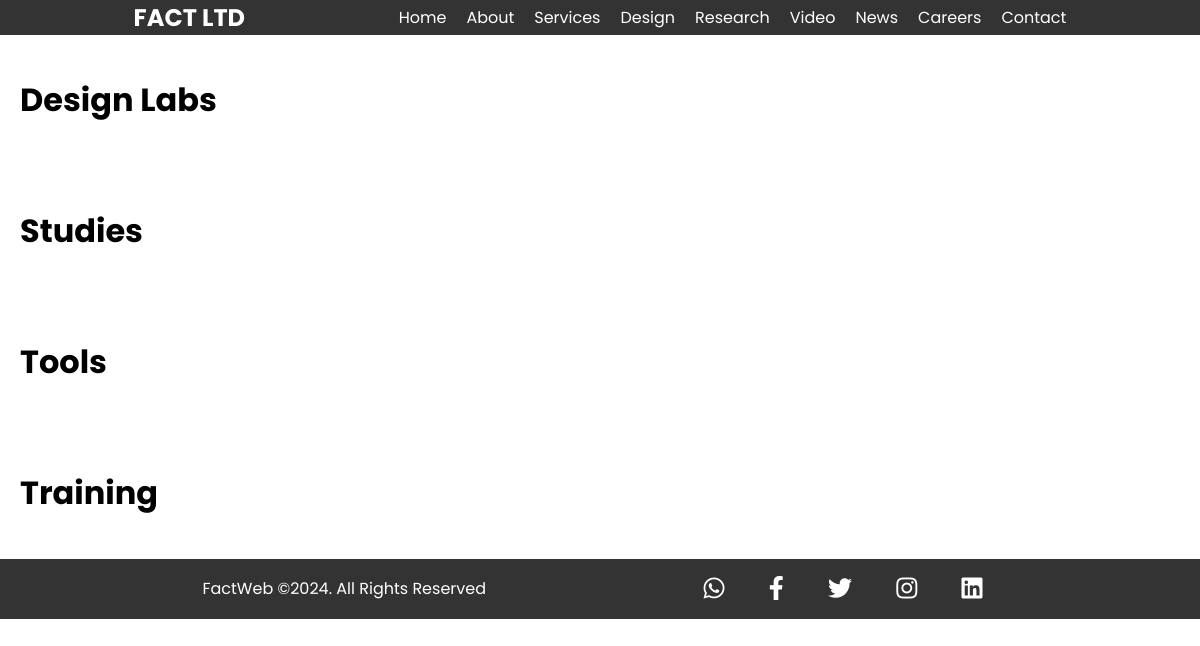
Before: /research/ with the older database file.
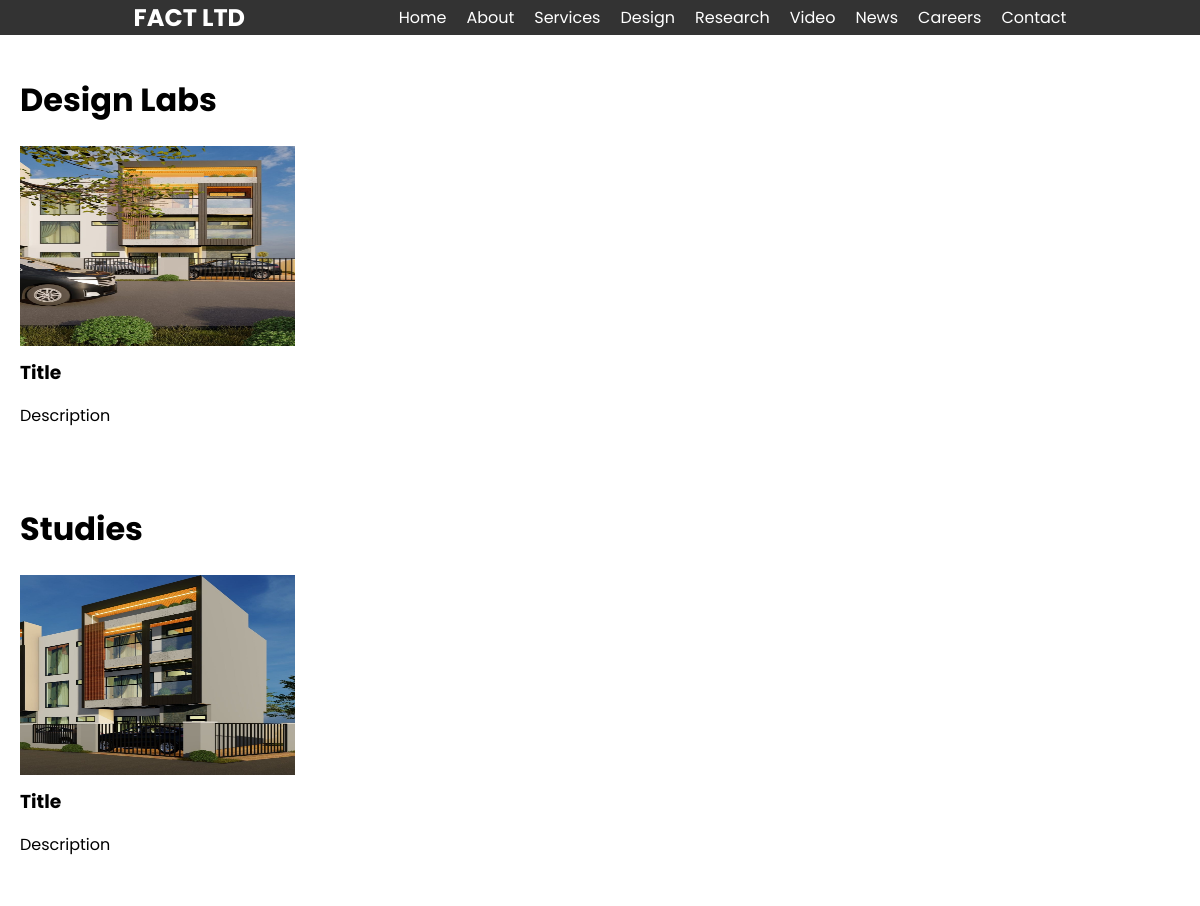
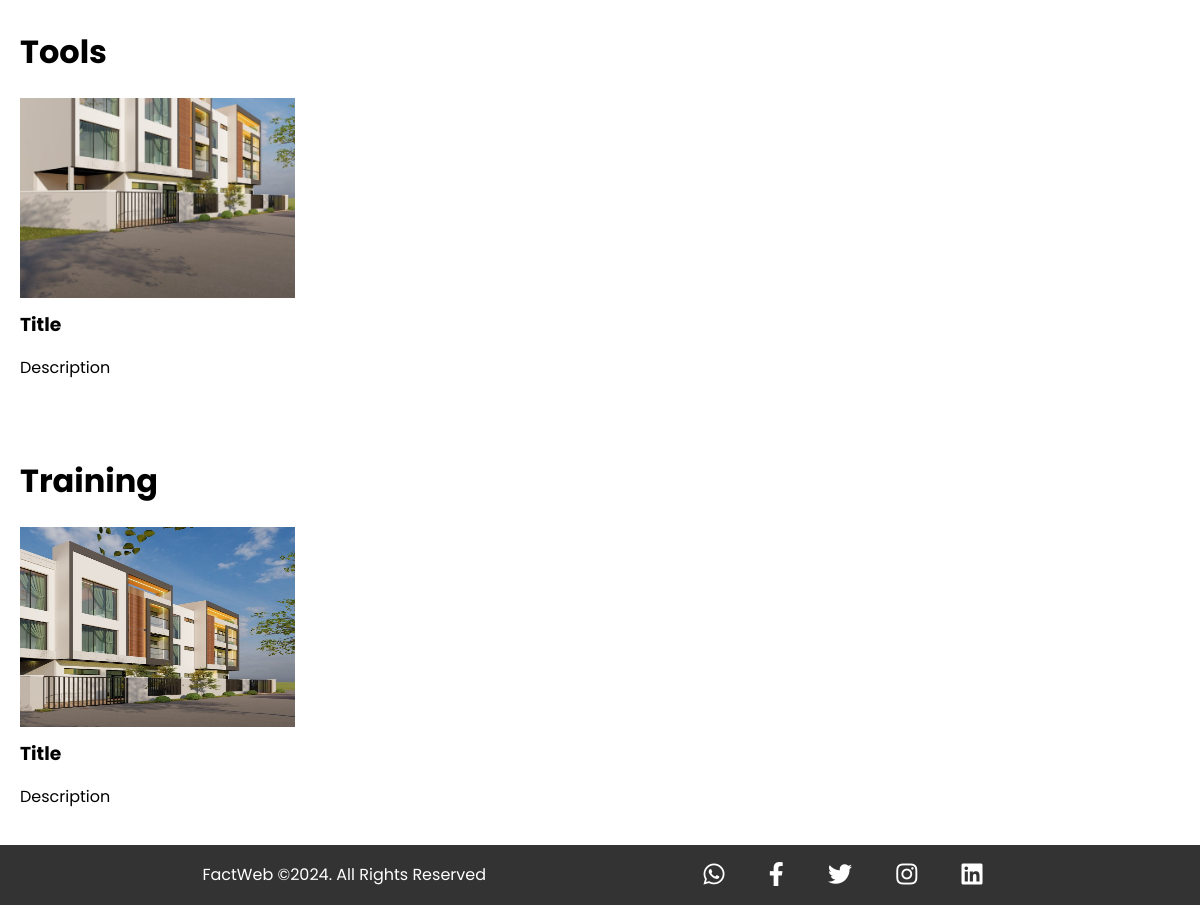
After: the same page with the newer database file (2 pictures, top to bottom).
### FactWebApp/models.py (models this page shows, shortened)
class Image(models.Model):
    image = models.ImageField(upload_to='images/')
    title = models.CharField(max_length=100, default='Title')
    description = models.TextField()
    location = models.CharField(max_length=100, default='Location')
    category = models.ForeignKey(ImageCategory, on_delete=models.CASCADE)
    name = models.CharField(max_length=100, default='Name')
    role = models.CharField(max_length=100, default='Role')

### FactWebApp/views.py (the view)
# urls.py: path('research/', views.research, name='research'),
def research(request):
    lab_images = Image.objects.filter(category__name='lab')
    study_images = Image.objects.filter(category__name='study')
    tool_images = Image.objects.filter(category__name='tool')
    training_images = Image.objects.filter(category__name='training')
    return render(request, 'FactWebApp/research.html', {
        'lab_images': lab_images,
        'study_images': study_images,
        'tool_images': tool_images,
        'training_images': training_images
    })

### FactWebApp/templates/FactWebApp/research.html (shortened to what this page needs)
{% extends 'base.html' %}
{% load static %}
{% block content %}
<div class="research-container">
    <h1>Design Labs</h1>
    <div class="research-grid">
        {% for lab_image in lab_images %}
        <div class="research-item">
            <img src="{{ lab_image.image.url }}" alt="{{ lab_image.title }}">
            <h3>{{ lab_image.title }}</h3>
            <p>{{ lab_image.description }}</p>
        </div>
        {% endfor %}
    </div>
</div>
<div class="research-container">
    <h1>Studies</h1>
    <div class="research-grid">
        {% for study_image in study_images %}
        <div class="research-item">
            <img src="{{ study_image.image.url }}" alt="{{ study_image.title }}">
            <h3>{{ study_image.title }}</h3>
            <p>{{ study_image.description }}</p>
        </div>
        {% endfor %}
    </div>
</div>
<div class="research-container">
    <h1>Tools</h1>
    <div class="research-grid">
        {% for tool_image in tool_images %}
        <div class="research-item">
            <img src="{{ tool_image.image.url }}" alt="{{ tool_image.title }}">
            <h3>{{ tool_image.title }}</h3>
            <p>{{ tool_image.description }}</p>
        </div>
        {% endfor %}
    </div>
</div>
<div class="research-container">
    <h1>Training</h1>
    <div class="research-grid">
        {% for training_image in training_images %}
        <div class="research-item">
            <img src="{{ training_image.image.url }}" alt="{{ training_image.title }}">
            <h3>{{ training_image.title }}</h3>
            <p>{{ training_image.description }}</p>
        </div>
        {% endfor %}
    </div>
</div>
{% endblock %}
{% block extrastyles %}
<link rel="stylesheet" type="text/css" href="{% static 'FactWebApp/css/research.css' %}">
{% endblock %}

### FactWebApp/templates/base.html (shortened to what this page needs)
{% load static %}
<!DOCTYPE html>
<html lang="en">
<head>
    <link rel="stylesheet" href="https://cdnjs.cloudflare.com/ajax/libs/font-awesome/5.15.4/css/all.min.css">
    <link rel="stylesheet" href="{% static 'FactWebApp/css/base.css' %}">
    {% block extrastyles %}{% endblock %}
</head>
<body>
<nav>
    <div class="logo">FACT LTD</div>
    <ul class="nav-links">
        <li><a href="{% url 'index' %}">Home</a></li>
        <li><a href="{% url 'about' %}">About</a></li>
        <li><a href="{% url 'services' %}">Services</a></li>
        <li><a href="{% url 'design' %}">Design</a></li>
        <li><a href="{% url 'research' %}">Research</a></li>
        <li><a href="{% url 'video' %}">Video</a></li>
        <li><a href="{% url 'news' %}">News</a></li>
        <li><a href="{% url 'careers' %}">Careers</a></li>
        <li><a href="{% url 'contact' %}">Contact</a></li>
    </ul>
</nav>
{% block content %}
{% endblock %}
<footer>
    <div class="footer-left">
        <p>FactWeb &copy;2024. All Rights Reserved</p>
    </div>
    <div class="footer-right">
        <a href="#"><i class="fab fa-whatsapp"></i></a>
        <a href="#"><i class="fab fa-facebook-f"></i></a>
        <a href="#"><i class="fab fa-twitter"></i></a>
        <a href="#"><i class="fab fa-instagram"></i></a>
        <a href="#"><i class="fab fa-linkedin"></i></a>
    </div>
</footer>
</body>
</html>

### FactWebApp/static/FactWebApp/css/base.css (style rules this page uses)
body { margin: 0; padding: 0; font-family: 'Poppins', sans-serif; }
nav { display: flex; justify-content: space-evenly; align-items: center; background-color: #333; padding: 0px; color: white; }
.logo { font-size: 24px; font-weight: bold; }
.nav-links { list-style-type: none; margin: 0; padding: 0; display: flex; }
.nav-links li { margin-left: 20px; }
.nav-links li a { text-decoration: none; color: white; }
footer { display: flex; align-items: center; background-color: #333; padding: 10px; justify-content: space-evenly; height: 40px; }
.footer-left p { color: white; align-items: end; }
.footer-right { display: inline-block; }
.footer-right a { color: white; text-decoration: none; margin-left: 10px; padding: 15px; font-size: 24px; }
.footer-right a:last-child { margin-right: 0; align-items: start; }

### FactWebApp/static/FactWebApp/css/research.css (style rules this page uses)
.research-container { padding: 20px; }
.research-grid { display: grid; grid-template-columns: repeat(4, 1fr); gap: 20px; }
.research-item img, .studies-item img, .tools-item img, .training-item img { width: 100%; height: 200px; }
.research-item h3, .studies-item h3, .tools-item h3, .training-item h3 { margin-top: 5px; margin-bottom: 5px; }

Changed rows visible on the page:
added Image: image (picture), title "Title", description "Description", shown under "Design Labs"
added Image: image (picture), title "Title", description "Description", shown under "Studies"
added Image: image (picture), title "Title", description "Description", shown under "Tools"
added Image: image (picture), title "Title", description "Description", shown under "Training"
